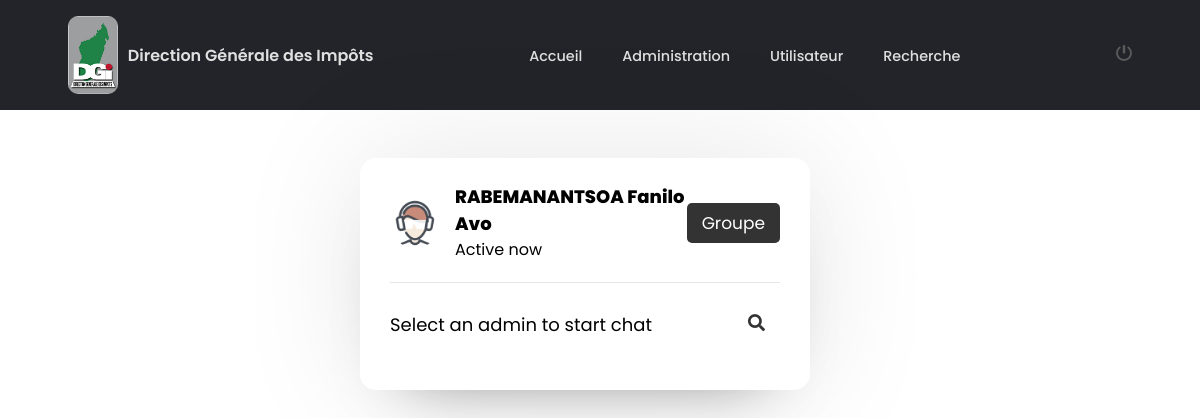
Page /Admin/chat-admin.php (signed in) on the earlier database version.
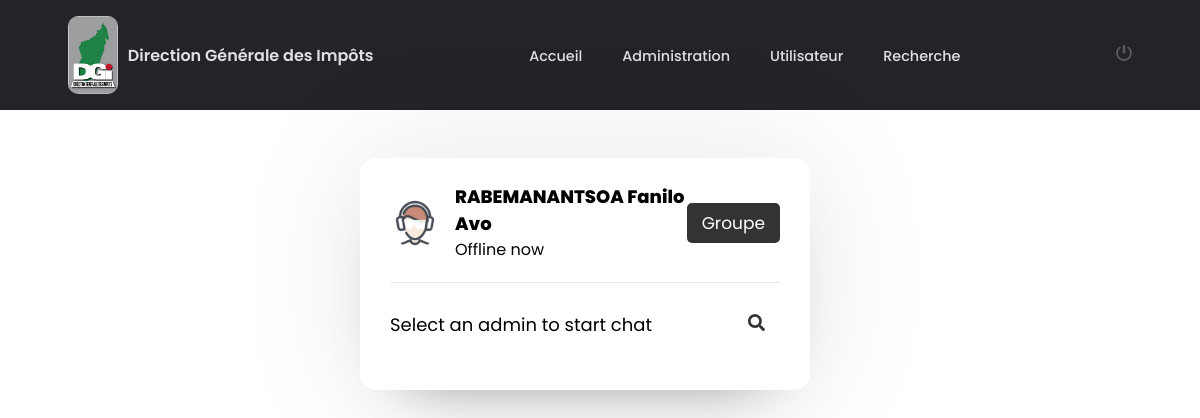
Same page on the later database version.
### tables this page shows
CREATE TABLE `users` (
  `user_id` int(11) NOT NULL,
  `unique_id` int(200) NOT NULL,
  `fname` varchar(255) NOT NULL,
  `lname` varchar(255) NOT NULL,
  `email` varchar(255) NOT NULL,
  `password` varchar(255) NOT NULL,
  `status` varchar(255) NOT NULL
);

### Admin/chat-admin.php (the view, shortened to what this page needs)
<!DOCTYPE html>
<html lang="en">
<head>
    <link rel="stylesheet" href="assets/css/accueil.css">
    <link rel="stylesheet" href="https://cdnjs.cloudflare.com/ajax/libs/font-awesome/6.4.2/css/all.min.css"/>
    <link rel="stylesheet" href="https://cdnjs.cloudflare.com/ajax/libs/font-awesome/5.15.4/css/all.min.css"/>
</head>
<body>
<header id="menu">
        <div class="logo">
            <img src="./assets/img/DGI_logo.png" alt="">
            <a href="accueil.php" class="header_logo">Direction Générale des Impôts</a>
        </div>
        <nav class="nav" id="nav-menu">
            <ul class="nav_list">
                <li class="nav_item"><a href="accueil.php" class="nav_link" style="--cir:#45f3ff">Accueil</a></li>
                <li class="nav_item"><a href="chat-admin.php" class="nav_link" style="--cir:#45f3ff">Administration</a></li>
                <li class="nav_item"><a href="admin.php" class="nav_link" style="--cir:#45f3ff">Utilisateur</a></li>
                <li class="nav_item"><a href="recherche.php" class="nav_link" style="--cir:#45f3ff">Recherche</a></li>
            </ul>
        </nav>
        <a href="php/logout.php?logout_id=<?php echo $row['unique_id']?>" class="logout"><img src="assets/img/deconnexion_16.png" alt="déconnexion"></a>
    </header>
    <body>
    <div class="wrapper">
        <section class="users">
            <header>
            <?php
                include_once "php/config.php";
                $sql = mysqli_query($conn, "SELECT * FROM users WHERE unique_id = {$_SESSION['unique_id']}");
                if(mysqli_num_rows($sql) > 0){
                    $row = mysqli_fetch_assoc($sql);
                }
            ?>
                <div class="content">
                    <img src="admin.png" alt="">
                    <div class="details">
                        <span><?php echo $row['fname'] . " " . $row['lname'] ?></span>
                        <p><?php echo $row['status'] ?></p>
                    </div>
                </div>
                <a href="chat-group.php" class="logout">Groupe</a>
            </header>
            <div class="search">
                <span class="text">Select an admin to start chat</span>
                <button><i class="fas fa-search"></i></button>
            </div>
        </section>
    </div>
</body>
</html>

### Admin/assets/css/accueil.css (style rules this page uses)
* { margin: 0; padding: 0; box-sizing: border-box; }
body { font-family: 'Poppins', sans-serif; }
a { text-decoration: none; }
ul { list-style: none; }
#menu { display: flex; background-color: #23242a; justify-content: space-around; padding: 1rem 0; align-items: center; }
.logo { display: flex; align-items: center; }
.logo img { width: 50px; border-radius: 10px; margin-right: 10px; }
.header_logo { color: #eeee; font-weight: 600; }
.nav_list { display: flex; align-items: center; }
.nav_item { margin: 0 10px; }
.nav_link { padding: 10px; color: #eeee; font-size: 0.9rem; font-weight: 500; border-radius: 5px; }
.wrapper { margin-left: 30%; margin-top: 4%; display: inline-block; align-items: center; justify-content: center; background: #fff; width: 450px; border-radius: 16px; box-shadow: 0 0 128px 0 rgba(0, 0, 0, 0.1), 0 32px 64px -48px rgba(0, 0, 0, 0.5); }
.users { padding: 25px 30px; }
.users header, .users-list a { align-items: center; display: flex; padding-bottom: 20px; justify-content: space-between; border-bottom: 1px solid #e6e6e6; }
.wrapper img { object-fit: cover; border-radius: 50%; }
:is(.users, .users-list) .content { display: flex; align-items: center; }
.users header .content img { height: 50px; width: 50px; }
:is(.users, .users-list) .details { color: #000; margin-left: 15px; }
:is(.users, .users-list) .details span { font-size: 18px; font-weight: 800; }
.users header .logout { color: #fff; font-size: 17px; padding: 7px 15px; background: #333; border-radius: 5px; }
.users .search { margin: 20px 0; display: flex; align-items: center; justify-content: space-between; }
.users .search .text { font-size: 18px; }
.users .search button { width: 47px; height: 42px; border: none; outline: none; background: #fff; color: #333; border-radius: 0 5px 5px 0; cursor: pointer; font-size: 17px; border-radius: 0 5px 5px 0; transition: all 0.2s ease; }

Differences in the rows shown:
changed users "RABEMANANTSOA Fanilo": status "Active now" → "Offline now"
